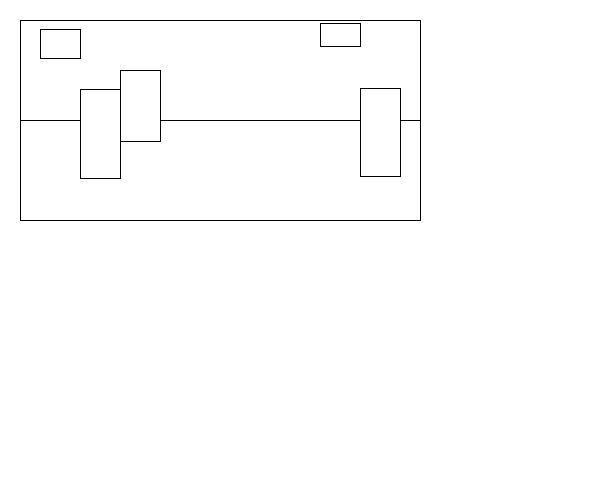
Frame 1 (no input)
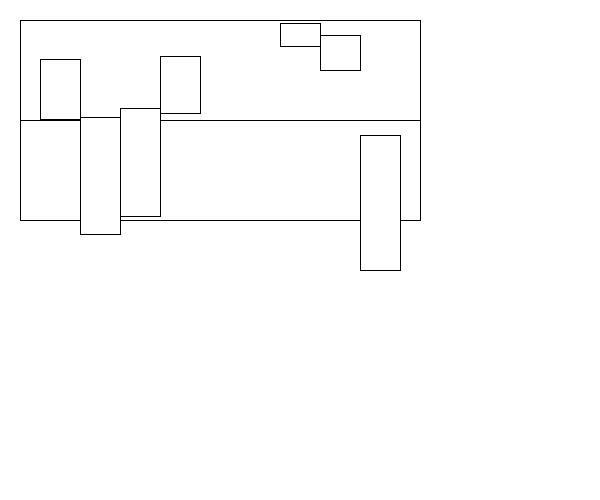
Frame 60 (the mouse pressed at the canvas centre just before this capture)
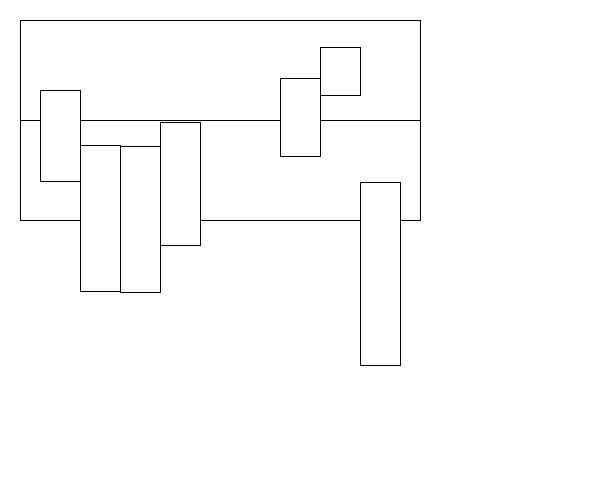
Frame 120 (the mouse held since frame 60 and released just before this capture)

The Processing sketch that drew these frames (run headless with seeded random() and noise(); from frame 60 on, the mouse is pressed at the canvas centre):

// Processing sketch: Section1
// ── Section1.pde

int MAX_VALUE = 100;
int MIN_VALUE = -100;
Visualizer v;

/*You are simulating a visualizer of multiple values
 You need to create a display method first. 
 Then you can make a method that changes the values each time the update is called. 
 */
class Visualizer {
  float x, y;
  float [] values;
  float [] speeds;
  Visualizer(float x, float y) {
    this.x = x;
    this.y = y;
    values = new float[10];
    speeds = new float[10];
    for (int i = 0; i < values.length; i++) {
      values[i] = random(-99, 99);
      speeds[i] = random(2);
    }
  }

  void display() {
    //draw the bars equally spaced inside this box. 
    //You can assume 10, but it would be even better 
    //if you could modify it to be larger increments.
    fill(255);
    rect(x, y, 400, 200);
    //This is a 200x400 box.
    //The width of the visualizer is 400! This rect is the border

    //the line is the 0 y-value, the top is 100, the bottom is -100
    line(x, y+100, x+400, y+100);

    //You need to use a loop. You need to make the HEIGHT of the bars 
    //the values in the array.
    //Negative values are red, and go below the line.
    //Positive values are green and go above the line.
    for(int i = 0; i < values.length; i++){
      rect((float)40 * (i + 1), values[i], 40, values[i]);
    }

    //???WRITE THIS METHOD FIRST!!!
    //THESE ARE WRONG: They just illustrate how they could look
    //fill(255, 0, 0);
    //rect(x+40, y+100, 60, 50);
    //fill(0, 255, 0);
    //rect(x+120, y+50, 60, 50);


    //Width of the visualizer is 400!

  
  }
  void update() {
    //???WRITE THIS METHOD SECOND!!!
    for (int i = 0; i < values.length; i++) {
      values[i] += speeds[i]; //the speed updates the values. Do not touch this.
      //??? keep them values between max/min value so they stay in the box.

      //??? reverse the speeds so the bar oscillates up/down when it reaches max/min

      
    }
  }
}

void setup() {
  size(600, 500);
  v = new Visualizer(20, 20);
}
void draw() {
  background(255);
  v.display();
  v.update();
}
